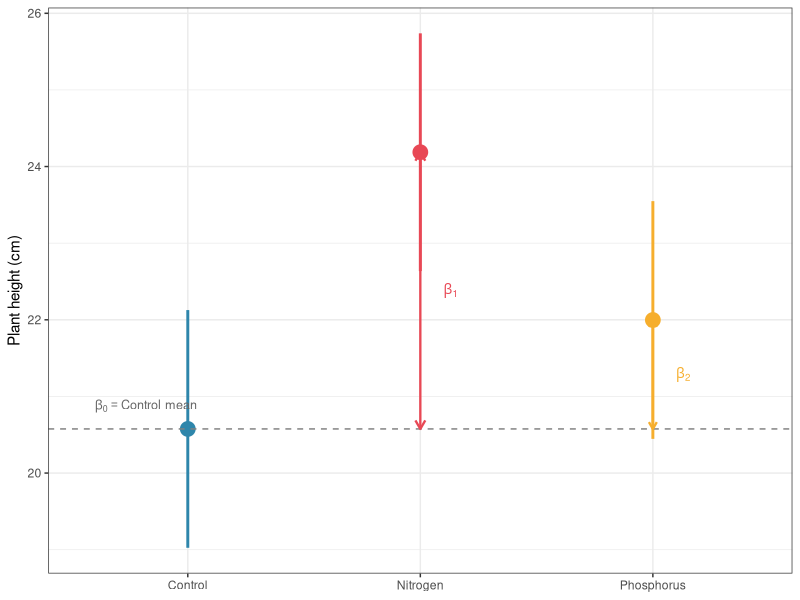

Write R code to recreate this figure.
## ---- chunk 1
#| cache: true
set.seed(42)

n <- 20
group <- factor(rep(c("Control", "Nitrogen", "Phosphorus"), each = n), levels = c("Control", "Nitrogen", "Phosphorus"))
y <- c(rnorm(n, mean = 20, sd = 3),
       rnorm(n, mean = 25, sd = 3),
       rnorm(n, mean = 22, sd = 3))
df <- data.frame(y, group)

# Fit with aov()
fit_aov <- aov(y ~ group, data = df)

# Fit with lm()
fit_lm  <- lm(y ~ group,  data = df)

# Are the fitted values identical?
# Are the residuals identical?
cat(
  "Max difference in fitted values:",
  max(abs(fitted(fit_aov) - fitted(fit_lm))),
  "\nMax difference in residuals:",
  max(abs(residuals(fit_aov) - residuals(fit_lm))), "\n"
  )
## ---- chunk 2
#| cache: true
# ANOVA table output
summary(fit_aov)

# Regression table output
summary(fit_lm)
## ---- chunk 3
#| cache: true
# These produce identical ANOVA tables
anova(fit_lm)
summary(fit_aov)
## ---- chunk 4
#| cache: true
# R uses dummy coding by default
# Control is the reference level (first alphabetically)
contrasts(df$group)

# The coefficients reflect this coding
coef(fit_lm)

# Verify: beta_0 should equal the Control mean
cat("Control mean:", mean(df$y[df$group == "Control"]), "\n")
cat("Intercept (beta_0):", coef(fit_lm)[1], "\n")

# beta_1 should equal Nitrogen mean minus Control mean
cat("Nitrogen - Control:",
    mean(df$y[df$group == "Nitrogen"]) -
    mean(df$y[df$group == "Control"]), "\n")
cat("beta_1:", coef(fit_lm)[2], "\n")
## ---- chunk 5
#| cache: true
# Switch to sum-to-zero coding
contrasts(df$group) <- contr.sum(3)
fit_lm_sto <- lm(y ~ group, data = df)
coef(fit_lm_sto)

# Verify: intercept should equal grand mean
cat("Grand mean:", mean(df$y), "\n")
cat("Intercept (beta_0):", coef(fit_lm_sto)[1], "\n")

# Restore default coding
contrasts(df$group) <- contr.treatment(3)
## ---- chunk 6
#| cache: true
contrasts(df$group) <- contr.helmert(3)
fit_lm_helm <- lm(y ~ group, data = df)
coef(fit_lm_helm)

# Restore default
contrasts(df$group) <- contr.treatment(3)
## ---- chunk 7
#| cache: true
# All three coding schemes give the same F test
anova(lm(y ~ group, data = df, contrasts = list(group = contr.treatment(3))))
anova(lm(y ~ group, data = df, contrasts = list(group = contr.sum(3))))
anova(lm(y ~ group, data = df, contrasts = list(group = contr.helmert(3))))
## ---- chunk 8
#| cache: true
# Fitted values are group means under dummy coding
group_means <- tapply(df$y, df$group, mean)
print(group_means)

# Compare to fitted values from lm()
# All plants in the same group get the same fitted value
head(fitted(fit_lm), 10)
## ---- chunk 9
#| cache: true
#| warning: false
#| message: false
# The F statistic in the ANOVA table equals the square of the
# t statistic for a two-group comparison
fit_two <- lm(y ~ group,
              data = df[df$group %in% c("Control", "Nitrogen"), ],
              contrasts = list(group = contr.treatment(2)))

t_val <- coef(summary(fit_two))["group2", "t value"]
f_val <- summary(aov(y ~ group,
                     data = df[df$group %in%
                               c("Control", "Nitrogen"), ]))[[1]][["F value"]][1]

cat(
  "t²:", round(t_val^2, 6),
  "\nF:", round(f_val, 6), "\n"
  )
## ---- chunk 10
#| cache: true
#| fig-cap: "The connection between regression coefficients and ANOVA group means under dummy coding. The intercept estimates the Control mean; the slope coefficients estimate the differences between each treatment group and the Control. Error bars show 95% confidence intervals for each group mean. Dashed line marks the Control mean (intercept)"
#| message: false
#| warning: false

library(ggplot2)

# Compute group means and CIs from the lm() output
pred_df <- data.frame(
  group = levels(df$group)
)
pred_out <- predict(fit_lm, newdata = pred_df, interval = "confidence")
pred_df <- cbind(pred_df, pred_out)
names(pred_df) <- c("group", "mean", "lwr", "upr")

# Add coefficient annotations
coefs <- coef(fit_lm)
pred_df$label <- c(
  expression(beta[0]),
  expression(beta[0] + beta[1]),
  expression(beta[0] + beta[2])
)

ggplot(pred_df, aes(x = group, y = mean, colour = group)) +
  geom_pointrange(aes(ymin = lwr, ymax = upr), size = 1, linewidth = 1) +
  geom_hline(yintercept = coefs[1], linetype = "dashed", colour = "grey50") +
  annotate("text", x = 0.6, y = coefs[1] + 0.3, label = expression(beta[0] == "Control mean"), size = 3.2, colour = "grey40", hjust = 0) +
  annotate("segment", x = 2, xend = 2, y = coefs[1], yend = coefs[1] + coefs[2], arrow = arrow(length = unit(0.25, "cm"), ends = "both"), colour = "#E84855", linewidth = 0.8) +
  annotate("text", x = 2.1, y = coefs[1] + coefs[2] / 2, label = expression(beta[1]), size = 3.5, colour = "#E84855", hjust = 0) +
  annotate("segment", x = 3, xend = 3, y = coefs[1], yend = coefs[1] + coefs[3], arrow = arrow(length = unit(0.2, "cm"), ends = "both"), colour = "#F6AE2D", linewidth = 0.8) +
  annotate("text", x = 3.1, y = coefs[1] + coefs[3] / 2, label = expression(beta[2]), size = 3.5, colour = "#F6AE2D", hjust = 0) +
  scale_colour_manual(values = c("#2E86AB", "#E84855", "#F6AE2D")) +
  labs(x = NULL, y = "Plant height (cm)") +
  theme_bw() +
  theme(legend.position = "none")
## ---- chunk 11
#| cache: true
# Model comparison using anova() for nested linear models
# Model 0: no group effect (intercept only)
# Model 1: group effect (one-way ANOVA)
# Model 2: group effect plus a continuous covariate

set.seed(42)
df$initial_height <- rnorm(nrow(df), mean = 10, sd = 2)

fit_m0 <- lm(y ~ 1, data = df)
fit_m1 <- lm(y ~ group, data = df)
fit_m2 <- lm(y ~ group + initial_height, data = df)

# Sequential model comparison
anova(fit_m0, fit_m1, fit_m2)
